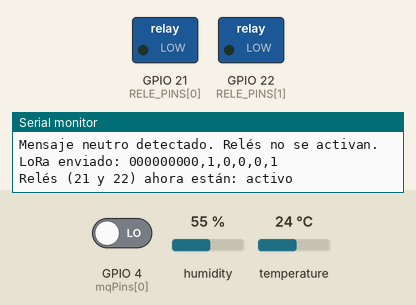
The sketch below on a simulated ESP32. Parts: switched loads named in the sketch (green lamp = pin HIGH), the last lines printed to the serial monitor. The inputs (shaded band) are chosen by the test bench; at power-on: GPIO 4 (mqPins[0]) LOW, humidity 55 %, temperature 24 °C. No radio packets arrive unless stated.

Above: at 3.2 s.
3.3 s: GPIO 4 (mqPins[0]) driven HIGH
At 4.5 s:
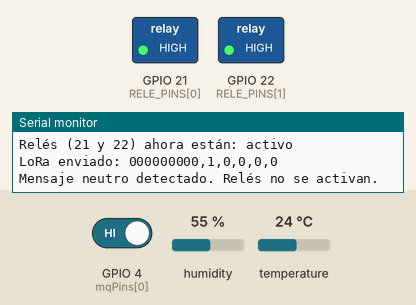
5.7 s: GPIO 4 (mqPins[0]) driven LOW
At 6.7 s:
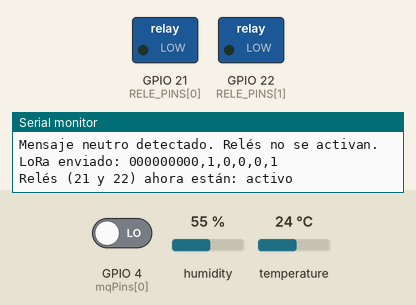
Timing chart, 0 to 8.7 s (numbered marks = the images above; inputs shaded):
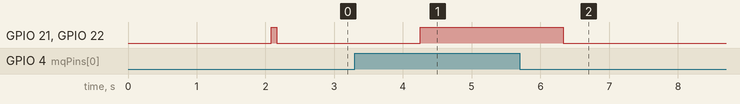

The sketch:

v8nodo1_escalabilidad_sensores_tx_sin_pantalla_con_logica.ino
```cpp
#include <LoRa.h>
#include <SPI.h>
#include <Wire.h>
#include <DHT.h>

// ID único del dispositivo
#define id "000000000"

// Configura cuántas zonas vas a usar (1 a 4)
#define ZONAS 1

// LoRa
#define SCK 5
#define MISO 19
#define MOSI 27
#define SS 18
#define RST 14
#define DIO0 26
#define BAND 434E6

// Relé para alertas
const int RELE_PINS[] = {21, 22};
const int NUM_RELES = sizeof(RELE_PINS) / sizeof(RELE_PINS[0]);

// Pines para cada DHT y MQ135 (por zona)
const int dhtPins[] = {25, 0, 15, 12};     // Pines digitales para DHT11
const int mqPins[]  = {4, 2, 13, 14};      // Pines para MQ135

// Crear objetos DHT para cada zona
DHT dhts[] = {
  DHT(dhtPins[0], DHT11),
  DHT(dhtPins[1], DHT11),
  DHT(dhtPins[2], DHT11),
  DHT(dhtPins[3], DHT11)
};

#define UMBRAL_GAS 0  // Cambia si tu sensor devuelve LOW cuando detecta gas

// Estado anterior por zona
bool last_atemp[4] = {false, false, false, false};
bool last_ahum[4] = {false, false, false, false};
bool last_error[4] = {false, false, false, false};
bool last_gas[4] = {false, false, false, false};

String armarPayloadPlano(int temps[], int hums[], bool errores[], bool atemp[], bool ahum[], bool gas[], int zonas) {
  String payload = String(id) + "," + String(zonas);
  for (int i = 0; i < zonas; i++) {
    payload += ",";
    payload += String(atemp[i] ? 1 : 0) + ",";
    payload += String(ahum[i] ? 1 : 0) + ",";
    payload += String(errores[i] ? 1 : 0) + ",";
    payload += String(gas[i] ? 1 : 0);
  }
  return payload;
}

void enviarDatosLoRa(int temps[], int hums[], bool errores[], bool atemp[], bool ahum[], bool gas[], int zonas) {
  String mensaje = armarPayloadPlano(temps, hums, errores, atemp, ahum, gas, zonas);

  LoRa.beginPacket();
  LoRa.print(mensaje);
  LoRa.endPacket();

  Serial.print("LoRa enviado: ");
  Serial.println(mensaje);

  // Generar mensaje neutro dinámicamente
  String mensajeNeutro = String(id) + "," + String(zonas);
  for (int i = 0; i < zonas; i++) {
    mensajeNeutro += ",0,0,0,0";
  }

  if (mensaje != mensajeNeutro) {
    // Si es diferente, activa los relés (conmuta)
    for (int i = 0; i < NUM_RELES; i++) {
      digitalWrite(RELE_PINS[i], LOW);
    }
    Serial.print("Relés (21 y 22) ahora están: ");
    Serial.println("activo");
  } else {
    for (int i = 0; i < NUM_RELES; i++) {
      digitalWrite(RELE_PINS[i], HIGH);
    }
    Serial.println("Mensaje neutro detectado. Relés no se activan.");
  }
}

void enviarMensajeInicial() {
  int temps[4] = {0};
  int hums[4] = {0};
  bool errores[4] = {false};
  bool atemp[4] = {false};
  bool ahum[4] = {false};
  bool gas[4] = {false};

  enviarDatosLoRa(temps, hums, errores, atemp, ahum, gas, ZONAS);
}

void setup() {
  Serial.begin(115200);

  Serial.println("Iniciando Transmisor LoRa");

  // Configurar pin del relé
  for (int i = 0; i < NUM_RELES; i++) {
  pinMode(RELE_PINS[i], OUTPUT);
  digitalWrite(RELE_PINS[i], LOW);  // Inicialmente desactivados
}

  // LoRa
  SPI.begin(SCK, MISO, MOSI, SS);
  LoRa.setPins(SS, RST, DIO0);
  if (!LoRa.begin(BAND)) {
    Serial.println("Error iniciando LoRa");
    while (1);
  }
  LoRa.setSignalBandwidth(125000);
  LoRa.setTxPower(10);
  LoRa.setCodingRate4(8);
  LoRa.setSyncWord(0x34);
  LoRa.enableCrc();

  Serial.println("Inicio exitoso de LoRa!");
  delay(2000);

  // Inicializar sensores DHT y MQ135
  for (int i = 0; i < ZONAS; i++) {
    dhts[i].begin();
    pinMode(mqPins[i], INPUT);
  }

  enviarMensajeInicial();  // Envía datos iniciales en cero
}

void loop() {
  bool changeDetected = false;

  int temps[4], hums[4];
  bool current_error[4], current_atemp[4], current_ahum[4], current_gas[4];

  for (int i = 0; i < ZONAS; i++) {
    hums[i] = dhts[i].readHumidity();
    temps[i] = dhts[i].readTemperature();
    int gasRaw = digitalRead(mqPins[i]);
    current_gas[i] = (gasRaw == UMBRAL_GAS);

    if (isnan(temps[i]) || isnan(hums[i])) {
      temps[i] = 0; // Para evitar valores NAN en el envío plano
      hums[i] = 0;
      current_error[i] = true;
    } else {
      current_error[i] = false;
    }

    current_atemp[i] = (temps[i] >= 30);
    current_ahum[i] = (hums[i] >= 90);

    if (current_error[i] != last_error[i] ||
        current_atemp[i] != last_atemp[i] ||
        current_ahum[i] != last_ahum[i] ||
        current_gas[i] != last_gas[i]) {
      changeDetected = true;
    }
  }

  if (changeDetected) {
    enviarDatosLoRa(temps, hums, current_error, current_atemp, current_ahum, current_gas, ZONAS);

    // Actualizar estados previos
    for (int i = 0; i < ZONAS; i++) {
      last_error[i] = current_error[i];
      last_atemp[i] = current_atemp[i];
      last_ahum[i] = current_ahum[i];
      last_gas[i] = current_gas[i];
    }
  }


  delay(1000);
}
```

Measured:
- after the input at 3.3 s, GPIO 21 (RELE_PINS[0]), GPIO 22 (RELE_PINS[1]): LOW → HIGH after 0.95 s
- after the input at 5.7 s, GPIO 21 (RELE_PINS[0]), GPIO 22 (RELE_PINS[1]): HIGH → LOW after 0.63 s
